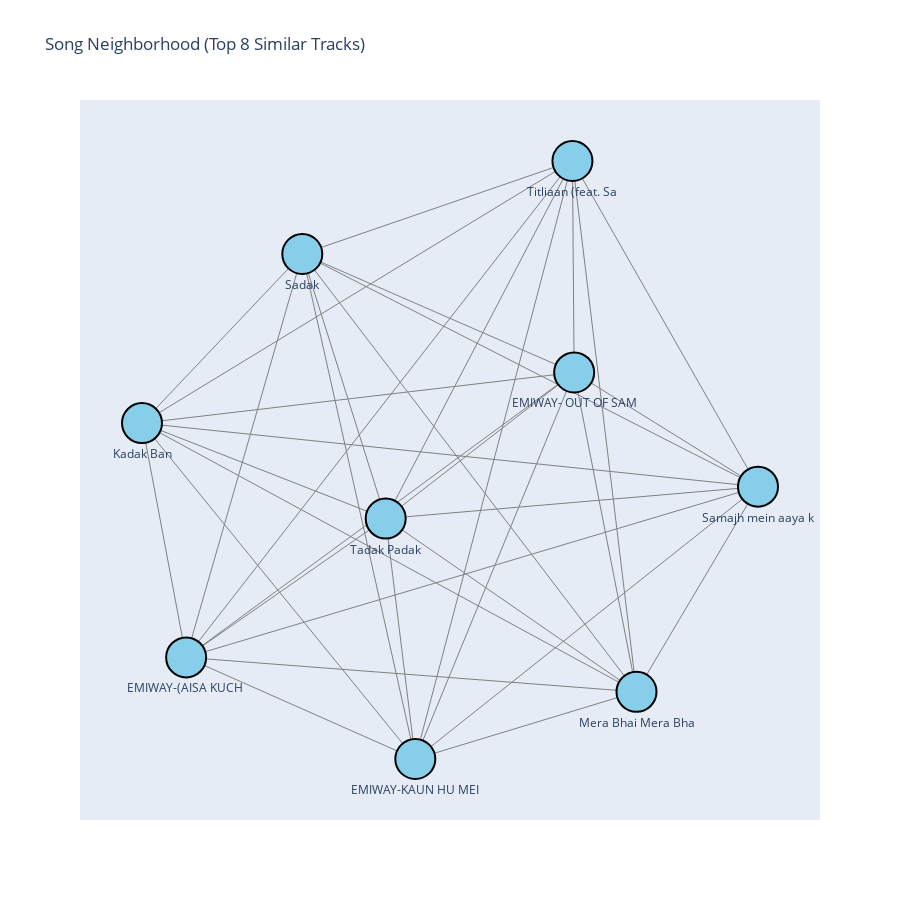

Write notebook code for a chart like this one.
### Code cell
import pickle
import networkx as nx
import plotly.graph_objects as go

# Load graph
with open("song_graph.pkl", "rb") as f:
    G = pickle.load(f)

# Pick a node to visualize
node = list(G.nodes())[10]

# -----------------------------
# LIMIT TO TOP-K strongest neighbors
# -----------------------------
TOP_K = 8

neighbors = sorted(
    G[node].items(),
    key=lambda x: x[1]["weight"],
    reverse=True
)[:TOP_K]

neighbor_nodes = [node] + [n for n, d in neighbors]
sub = G.subgraph(neighbor_nodes)

# -----------------------------
# Compute positions
# -----------------------------
pos = nx.spring_layout(sub, seed=42, k=0.4)

# Extract coordinates
x_nodes = [pos[n][0] for n in sub.nodes()]
y_nodes = [pos[n][1] for n in sub.nodes()]

# Edge coordinates
edge_x = []
edge_y = []
for u, v in sub.edges():
    edge_x += [pos[u][0], pos[v][0], None]
    edge_y += [pos[u][1], pos[v][1], None]

# -----------------------------
# Plotly figure
# -----------------------------
fig = go.Figure()

# Add edges
fig.add_trace(go.Scatter(
    x=edge_x, y=edge_y,
    mode='lines',
    line=dict(width=1, color='gray'),
    hoverinfo='none'
))

# Add nodes
fig.add_trace(go.Scatter(
    x=x_nodes, y=y_nodes,
    mode='markers+text',
    marker=dict(size=40, color='skyblue', line=dict(width=2, color="black")),
    text=[G.nodes[n]["title"][:18] for n in sub.nodes()],
    textposition="bottom center",
    hovertext=[
        f"<b>{G.nodes[n]['title']}</b><br>{G.nodes[n]['artist']}"
        for n in sub.nodes()
    ],
    hoverinfo="text"
))

fig.update_layout(
    title=f"Song Neighborhood (Top {TOP_K} Similar Tracks)",
    showlegend=False,
    width=900,
    height=900,
    xaxis=dict(showgrid=False, zeroline=False, visible=False),
    yaxis=dict(showgrid=False, zeroline=False, visible=False),
)

fig.show()

### Figure 1 — Plotly figure (JSON) as saved in the notebook; plotly's stock layout.template omitted (floating-point values rounded to 4 significant figures)
{"data": [{"hoverinfo": "none", "line": {"color": "gray", "width": 1}, "mode": "lines", "type": "scatter", "x": [0.3845, -0.07651, null, 0.3845, -0.4081, null, 0.3845, -0.8783, null, 0.3845, 0.3895, null, 0.3845, 0.5724, null, 0.3845, -0.7488, null, 0.3845, -0.1634, null, 0.3845, 0.9288, null, 0.9288, -0.07651, null, 0.9288, -0.4081, null, 0.9288, -0.8783, null, 0.9288, 0.3895, null, 0.9288, 0.5724, null, 0.9288, -0.7488, null, 0.9288, -0.1634, null, -0.7488, -0.07651, null, -0.7488, -0.4081, null, -0.7488, -0.8783, null, -0.7488, 0.3895, null, -0.7488, 0.5724, null, -0.7488, -0.1634, null, -0.8783, -0.07651, null, -0.8783, -0.4081, null, -0.8783, 0.3895, null, -0.8783, 0.5724, null, -0.8783, -0.1634, null, 0.3895, -0.07651, null, 0.3895, -0.4081, null, 0.3895, 0.5724, null, 0.3895, -0.1634, null, -0.4081, -0.07651, null, -0.4081, 0.5724, null, -0.4081, -0.1634, null, 0.5724, -0.07651, null, 0.5724, -0.1634, null, -0.07651, -0.1634, null], "y": [1, -0.872, null, 1, 0.7089, null, 1, 0.1794, null, 1, 0.338, null, 1, -0.6616, null, 1, -0.554, null, 1, -0.1193, null, 1, -0.01952, null, -0.01952, -0.872, null, -0.01952, 0.7089, null, -0.01952, 0.1794, null, -0.01952, 0.338, null, -0.01952, -0.6616, null, -0.01952, -0.554, null, -0.01952, -0.1193, null, -0.554, -0.872, null, -0.554, 0.7089, null, -0.554, 0.1794, null, -0.554, 0.338, null, -0.554, -0.6616, null, -0.554, -0.1193, null, 0.1794, -0.872, null, 0.1794, 0.7089, null, 0.1794, 0.338, null, 0.1794, -0.6616, null, 0.1794, -0.1193, null, 0.338, -0.872, null, 0.338, 0.7089, null, 0.338, -0.6616, null, 0.338, -0.1193, null, 0.7089, -0.872, null, 0.7089, -0.6616, null, 0.7089, -0.1193, null, -0.6616, -0.872, null, -0.6616, -0.1193, null, -0.872, -0.1193, null]}, {"hoverinfo": "text", "hovertext": ["<b>Titliaan (feat. Sargun Mehta & Harrdy Sandhu)</b><br>Avvy Sra & Afsana Khan", "<b>Samajh mein aaya kya?</b><br>Emiway Bantai", "<b>EMIWAY-(AISA KUCH SHOT NAI HAI) (400037) (FULL MUSIC VIDEO)</b><br>Emiway Bantai", "<b>Kadak Ban</b><br>Emiway Bantai", "<b>EMIWAY- OUT OF SAMPARK (OFFICIAL MUSIC VIDEO)</b><br>Emiway Bantai", "<b>Sadak</b><br>Emiway Bantai", "<b>Mera Bhai Mera Bhai</b><br>Emiway Bantai", "<b>EMIWAY-KAUN HU MEIN (OFFICIAL VIDEO)</b><br>Emiway Bantai", "<b>Tadak Padak</b><br>Emiway Bantai"], "marker": {"color": "skyblue", "line": {"color": "black", "width": 2}, "size": 40}, "mode": "markers+text", "text": ["Titliaan (feat. Sa", "Samajh mein aaya k", "EMIWAY-(AISA KUCH ", "Kadak Ban", "EMIWAY- OUT OF SAM", "Sadak", "Mera Bhai Mera Bha", "EMIWAY-KAUN HU MEI", "Tadak Padak"], "textposition": "bottom center", "type": "scatter", "x": [0.3845, 0.9288, -0.7488, -0.8783, 0.3895, -0.4081, 0.5724, -0.07651, -0.1634], "y": [1, -0.01952, -0.554, 0.1794, 0.338, 0.7089, -0.6616, -0.872, -0.1193]}], "layout": {"height": 900, "showlegend": false, "title": {"text": "Song Neighborhood (Top 8 Similar Tracks)"}, "width": 900, "xaxis": {"showgrid": false, "visible": false, "zeroline": false}, "yaxis": {"showgrid": false, "visible": false, "zeroline": false}}}
